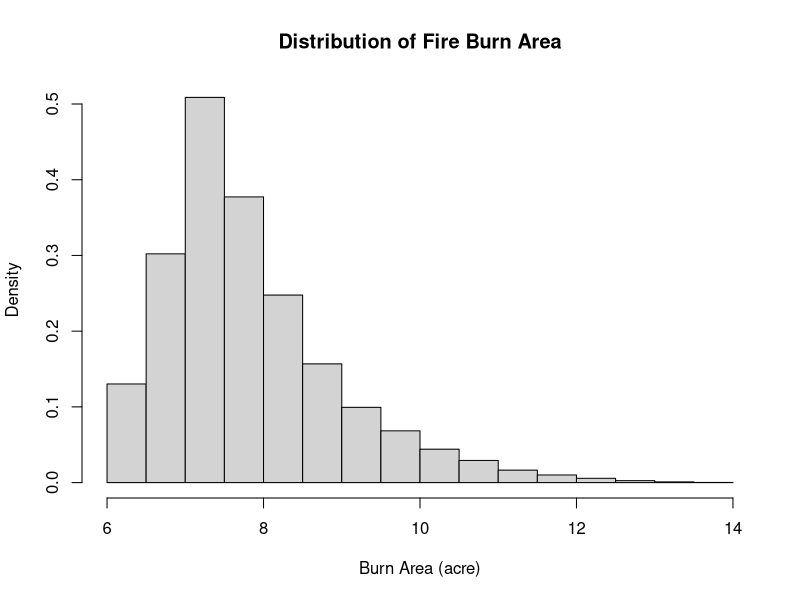
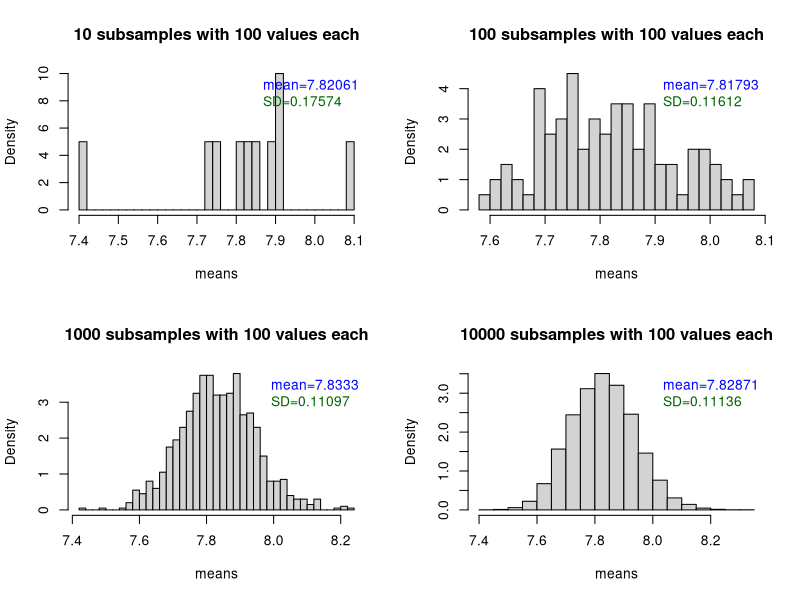
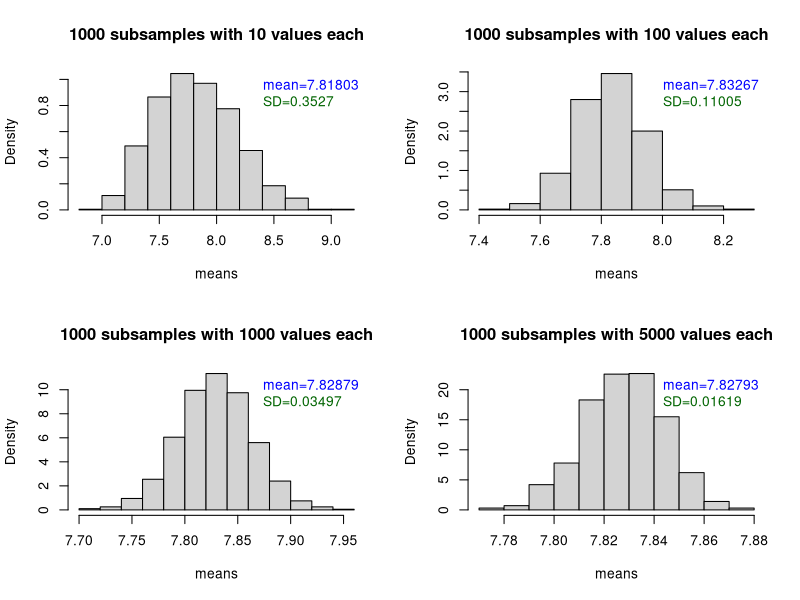
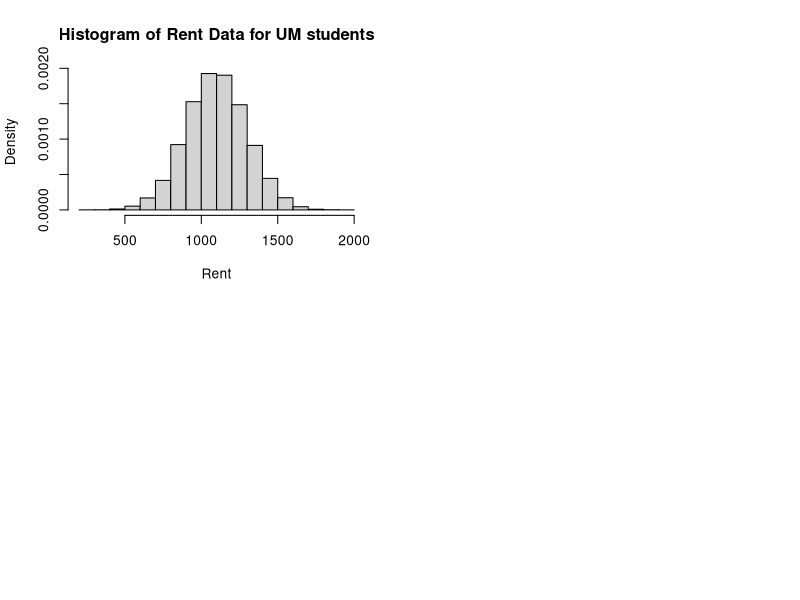
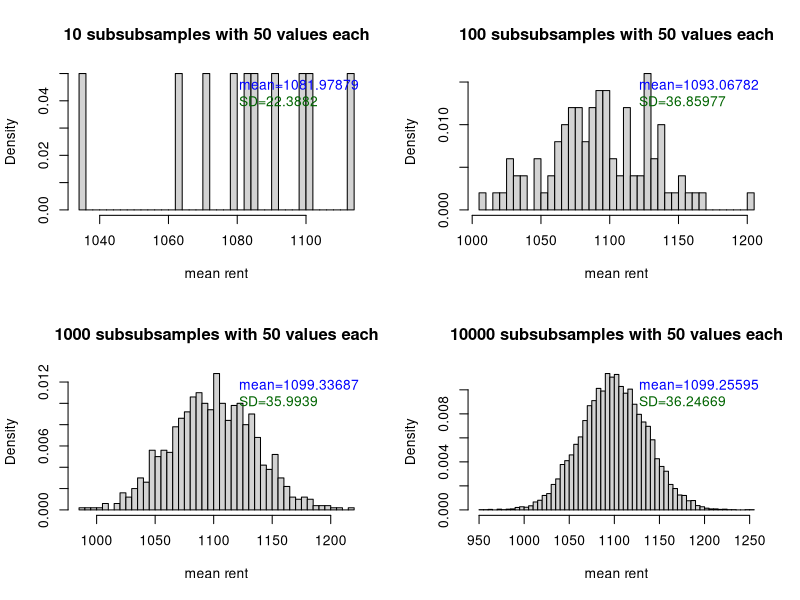
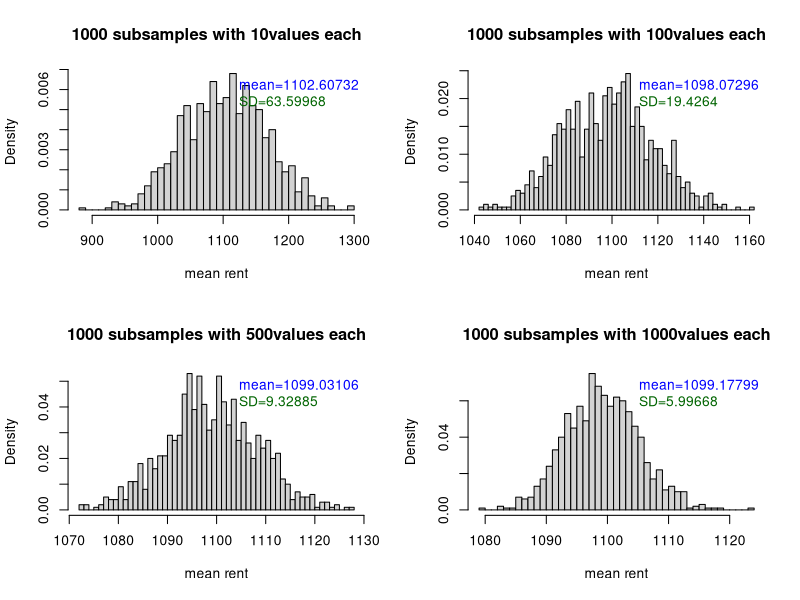

Source code (R) for these figures, in order:
## ---- chunk 1
setwd("/Users/zhongyinjiao/Desktop/EAS 538 Lab")
fireinfo <- read.csv("firinfo.csv")
head(fireinfo)
mean(fireinfo$BurnBndAc)
sd(fireinfo$BurnBndAc)
hist(fireinfo$BurnBndAc, probability = TRUE, main = "Distribution of Fire Burn Area", xlab='Burn Area (acre)')
## ---- chunk 2
#get mean vector
meansVector <- function(data, times, size, var) {
  v <- c()
  for (i in 1:times) {
    y <- sample(data[, var], size, replace = TRUE)
    m <- mean(y)
    v[i] <- m
  }
  return(v)
}
## ---- chunk 3
set.seed(100)
x <- c(10, 100, 1000, 10000) # number of subsamples

par(mfrow = c(2, 2))
for (i in c(1:length(x))) {
  means <- meansVector(fireinfo, x[i], 100, "BurnBndAc")
  avg <- round(mean(means), 5) # mean of the sample means
  SD <- round(sd(means), 5) # std of the sample means
  hist(means, probability = TRUE, main = paste0(x[i], " subsamples with 100 values each"), breaks = 30)
  legend("topright", legend = c(paste0("mean=", avg), paste0("SD=", SD)), bty = "n", text.col = c("blue", "dark green"))
}
## ---- chunk 4
set.seed(100)
y <- c(10, 100, 1000, 5000)

par(mfrow = c(2, 2))
for (i in c(1:length(y))) {
  means <- meansVector(fireinfo, 1000, y[i], "BurnBndAc")
  avg <- round(mean(means), 5)
  SD <- round(sd(means), 5)
  hist(means, probability = TRUE, main = paste0("1000 subsamples with ", y[i], " values each"))
  legend("topright", legend = c(paste0("mean=", avg), paste0("SD=", SD)), bty = "n", text.col = c("blue", "dark green"))
}
## ---- chunk 5
#Follow the Instructions to create a dataset called "rentdata" on your own.
set.seed(100)
rentdata=rnorm(mean=1100,n=40000,sd=200)
## ---- chunk 6
meansVector <- function(data, times, size) {
  v <- c()
  for (i in 1:times) {
    y <- sample(data, size, replace=TRUE)
    m <- mean(y)
    v[i] <- m
  }
  return(v)
}
## ---- chunk 7
set.seed(100)
# (1) Plot the histogram of the rent data
hist(rentdata,main="Histogram of Rent Data for UM students", xlab="Rent", probability = TRUE)
## ---- chunk 8
# (2) Create a series of histograms where you gradually increase the number of subsamples you take, but keep the number of values in each subsample constant
meansVector <- function(data, times, size) {
  v <- c()
  for (i in 1:times) {
    y <- sample(data, size, replace=TRUE)
    m <- mean(y)
    v[i] <- m
  }
  return(v)
}
y <- c(10, 100, 1000, 10000)
par(mfrow = c(2,2))
for (i in c(1:length(y))) {
  means <- meansVector(rentdata, y[i], 30)
  avg <- round(mean(means), 5)
  SD <- round(sd(means), 5)
  hist(means, probability = TRUE, main = paste0(y[i],' subsubsamples with 50 values each'), xlab = 'mean rent', breaks = 50)
  legend("topright", legend = c(paste0("mean=", avg), paste0("SD=", SD)), bty = "n", text.col = c("blue", "dark green"))
}
## ---- chunk 9
# (3) Create a series of histograms where you keep the number of subsamples you take constant, but increase the number of values within each subsample
meansVector <- function(data, times, size) {
  v <- c()
  for (i in 1:times) {
    y <- sample(data, size, replace=TRUE)
    m <- mean(y)
    v[i] <- m
  }
  return(v)
}
y <- c(10, 100, 500, 1000)
par(mfrow = c(2,2))
for (i in c(1:length(y))) {
  means <- meansVector(rentdata, 1000, y[i])
  avg <- round(mean(means), 5)
  SD <- round(sd(means), 5)
  hist(means, main = paste0('1000 subsamples with ', y[i], 'values each'), breaks=50, xlab='mean rent', probability=TRUE)
  legend("topright", legend = c(paste0("mean=", avg), paste0("SD=", SD)), bty = "n", text.col = c("blue","dark green"))
}
## ---- chunk 10
set.seed(100)
# 10000 students' heights
heights <- rnorm(10000, mean = 65, sd = 2)
#CI
cifun <- function(means, zcrit, sem) {
  cilower <- means - zcrit*sem
  ciupper <- means + zcrit*sem
  civals <- c(cilower, ciupper)
  return(civals)
}
## ---- chunk 11
#get values of mean, zcrit, sem
means <- mean(heights)
zcrit <- qnorm(.975)
sem <- (sd(heights) / sqrt(length(heights)))
#compute CI
cifun(means, zcrit, sem)
## ---- chunk 12
#get values of mean, zcrit, sem
means <- mean(heights)
# CI is 90%
zcrit <- qnorm(.95)
sem <- (sd(heights) / sqrt(length(heights)))
#compute CI
cifun(means, zcrit, sem)
## ---- chunk 13
set.seed(100)
heights <- rnorm(100, mean = 65, sd = 2)
cifun <- function(means, zcrit, sem) {
  cilower <- means - zcrit*sem
  ciupper <- means + zcrit*sem
  civals <- c(cilower, ciupper)
  return(civals)
}
means <- mean(heights)
zcrit <- qnorm(.975)
sem <- (sd(heights) / sqrt(length(heights)))
cifun(means, zcrit, sem)
